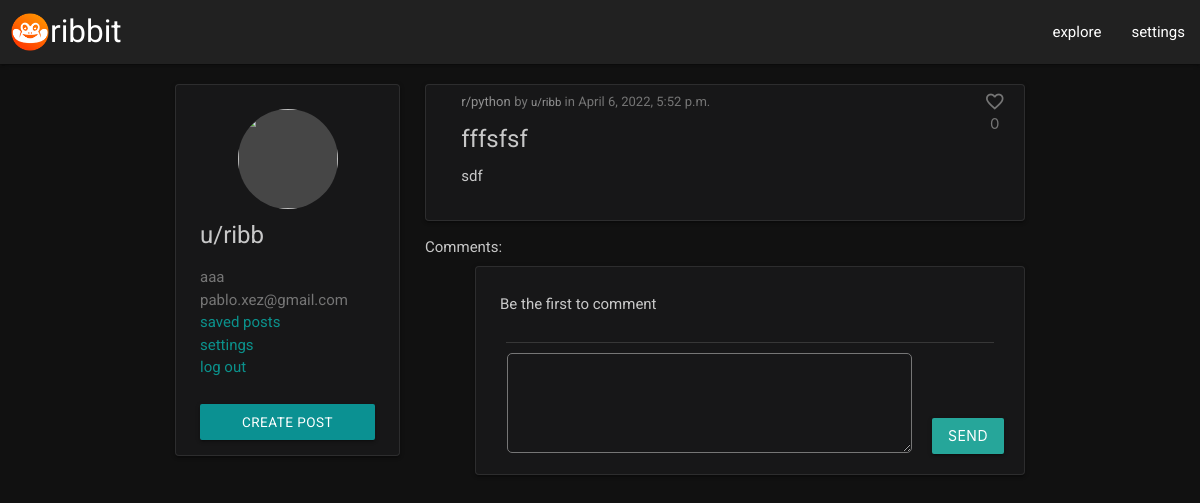
/p/fffsfsf/ (signed in), run on the app's committed database.
### wall/models.py (models this page shows, shortened)
class Profile(models.Model):
    user = models.OneToOneField(User, null=False, on_delete=models.CASCADE)
    name = models.CharField(max_length=12, unique=False)
    dark_mode = models.BooleanField()
    profile_picture = CloudinaryField(
        'profile_pic',
        default='static/images/ribbit-logo.png'
    )
    favorite_categories = models.ManyToManyField(
        Category, related_name='favorite_categories',
        blank=True
    )
    saved_posts = models.ManyToManyField(
        Post,
        related_name='favorite_categories',
        blank=True
    )

class Post(models.Model):
    title = models.CharField(max_length=100, unique=True)
    slug = models.SlugField(max_length=100, unique=True)
    content = models.TextField()
    featured_image = CloudinaryField('image', default='placeholder')
    excerpt = models.TextField(blank=True)
    category = models.ForeignKey(Category, on_delete=models.CASCADE)
    author = models.ForeignKey(
        User, on_delete=models.CASCADE, related_name="posts")
    date_created = models.DateTimeField(auto_now_add=True)
    date_modified = models.DateTimeField(auto_now=True)
    likes = models.ManyToManyField(User, related_name='post_likes', blank=True)
    class Meta:
        ordering = ['-date_created']

class Category(models.Model):
    name = models.CharField(max_length=12, unique=True)
    class Meta:
        verbose_name_plural = "categories"
    def __str__(self):
        return str(self.name)

### wall/views.py (the view, shortened to what this page needs)
# urls.py: path('p/<slug:slug>/', views.PostView.as_view(), name='post_view'),
class PostView(View):
    def get(self, request, slug, *args, **kwargs):
        queryset = Post.objects.all()
        post = get_object_or_404(queryset, slug=slug)
        comments = post.comments.filter(post=post).order_by("date_created")
        liked = False
        if post.likes.filter(id=self.request.user.id).exists():
            liked = True
        return render(
            request,
            'wall/post_view.html',
            {
                'post': post,
                'comments': comments,
                'commented': False,
                'liked': liked,
                'comment_form': CommentForm()
            },
        )

### wall/forms.py
class CommentForm(forms.ModelForm):
    def __init__(self, *args, **kwargs):
        super(CommentForm, self).__init__(*args, **kwargs)
        self.helper = FormHelper()
        self.fields['body'].label = ''
    class Meta:
        model = Comment
        fields = ('body',)

### templates/wall/post_view.html (shortened to what this page needs)
{% extends "wall/base.html" %}
{% block content %}
{% load crispy_forms_tags %}
    <div class="flex-container">
        <div class="side-content">
            {% include "wall/modules/user_module.html" %}
        </div>
        <div class="feed-content">
            <div class="card">
                <div class="card-content white-text padding-vertical-small">
                    <div class="row">
                        <div class="col s11">
                            <div class="category-label">
                                <a href="{% url 'category_view' post.category %}" class="floaty-anchor">r/{{ post.category }}</a>
                                <span class="secondary-text small">by
                                <a href="">u/{{ post.author }}</a> in
                                {{ post.date_created }}</span>
                            </div>
                            <span class="card-title">{{ post.title }}</span>
                            <p>{{ post.content }}</p>
                        </div>
                        <div class="col s1">
                            {% include "wall/modules/like_button.html" %}
                        </div>
                    </div>
                </div>
            </div>
            Comments:
            <div class="card card-comment">
                {% if comments.count > 0 %}
                    {% for comment in comments %}
                        <div class="card-content white-text">
                            <p><a href="#" class="comment-author">u/{{ comment.author }}</a> <span class="secondary-text">{{ comment.date_created }}</span></p>
                            <p class="comment-body">{{ comment.body }}</p>
                        </div>
                        <hr class="comment-separator">
                    {% endfor %}
                {% else %}
                <div class="card-content white-text">
                    <p>Be the first to comment</p>
                </div>
                <hr class="comment-separator">
                {% endif %}
                {% if commented %}
                <div>Comment posted!</div>
                {% else %}
                {% if user.is_authenticated %}
                <div id="comment-field-container">
                    <form method="post" style="">
                        <div class="row">
                            <div class="col s10">
                                {{ comment_form | crispy }}
                            </div>
                        </div>
                        <div class="col s2">
                            <button type="submit" class="btn dark-btn btn-comment">Send</button>
                        </div>
                    </form>
                </div>
                {% endif %}
                {% endif %}
            </div>
        </div>
    </div>
{% endblock %}

### templates/wall/modules/user_module.html
<div id="account-widget" class="card">
    <div class="card-content padding-bottom-small">
        {% if user.is_authenticated %}
        <div id="profile-pic-container">
            <img id="profile-pic" src="{{ request.user.profile.profile_picture.url }}">
        </div>
        <span id="username" class="card-title">u/{{user.username}}</span>
        <ul id="account-widget-list" class="secondary-text">
            <li>{{user.profile.name}}</li>
            <li>{{user.email}}</li>
            <li><a href="{% url 'coming_soon' 'Saved posts' %}">saved posts</a></li>
            <li><a href="{% url 'edit_profile' %}">settings</a></li>
            <li><a href="{% url 'account_logout' %}">log out</a></li>
        </ul>
        <a class="btn btn-accent centered" href="{% url 'new_post' %}">create post</a>
        {% else %}
        <span class="card-title">not logged in</span>
        <ul id="account-widget">
            <li><a href="{% url 'account_login' %}">log in</a></li>
            <li><a href="{% url 'account_signup' %}">register</a></li>
        </ul>
        {% endif %}
    </div>
</div>

### templates/wall/modules/like_button.html (shortened to what this page needs)
<form style="display:inline;" action="{% url 'post_like' post.slug %}" method="POST">
    <button type="submit" class="btn-trans floaty-anchor">
        <i class="small material-icons">
        </i>
        <span class="secondary-text">{{ post.likes.count }}</span>
    </button>
</form>

### static/css/style.css (style rules this page uses)
:root { --border-gray: #ffffff18; --transparent-gray: #1a1a1bcc; --hover-line-color: #ffffff44; --anchor-color: #00fff387; --accent-color-primary: #00fdff87; --accent-color-secondary: #2bbbad; --font-color-darkmode-primary: #dbdbdbe7; --font-color-darkmode-secondary: #757575; }
body { color: var(--font-color-darkmode-primary); font-family: Roboto, sans-serif; }
a { color: var(--anchor-color); }
textarea { resize: vertical; color: var(--font-color-darkmode-secondary); padding:10px; margin: 10px 0px; height: 100px; }
i.small { font-size: 1.4rem; }
.material-icons { color: var(--font-color-darkmode-secondary) }
.centered { margin: 25px auto 0px auto; display: flex; justify-content: center; align-items: center; }
.secondary-text { color: var(--font-color-darkmode-secondary); }
.small { font-size: 0.87em; }
.dark { background-color:#111111; }
.floaty-anchor { position: relative; z-index: 1; }
.category-label a { font-size: 0.87em; color: rgba(255, 255, 255, 0.521); }
.padding-bottom-small { padding-bottom: 15px !important; }
.padding-vertical-small { padding: 5px 10px 10px 24px !important; }
.flex-container { box-sizing: border-box; display: -ms-flexbox; display: flex; -ms-flex-direction: row; -ms-flex-pack: center; justify-content: center; margin: 0 auto; max-width: 1248px; flex-wrap: nowrap; flex-direction: row; }
.side-content { min-width: 250px; padding: 12.5px 5px 0px 20px; z-index:0; }
.feed-content { width: 640px; padding: 12.5px 20px 0px 20px; }
.btn-trans { background-color: transparent; border: none; cursor: pointer; }
.btn-accent { font-size:0.9em; background-color: var(--accent-color-primary) }
.card { border: 1px solid var(--border-gray); background-color: var(--transparent-gray); border-radius: 4px; }
.card p { color: var(--font-color-darkmode-primary); line-height: 1.8em; }
.card-content p { margin: 0; overflow: hidden; padding-right: 10px; }
.card-comment { margin-left:50px; }
.card-comment hr { -webkit-box-sizing: content-box; box-sizing: content-box; height: 0; overflow: visible; border: none; border-top: 1px solid #373737; margin: 0px 30px; }
.card-title { font-weight: 400 !important; color: var(--font-color-darkmode-primary); margin: 10px 0px 0px 0px; }
#comment-field-container { padding: 0px 15px 15px 20px; -webkit-box-sizing: border-box; -moz-box-sizing: border-box; box-sizing: border-box; }
#comment-field-container textarea { color: var(--font-color-darkmode-secondary); border-radius: 5px; }
#comment-field-container * { margin-bottom: 0px; }
.btn-comment { position: absolute; right: 20px; bottom: 20px; }
#profile-pic-container { height:100px; width: 100px; background-color: rgb(70, 70, 70); border-radius: 50%; margin: 0px auto 10px auto; overflow: hidden; }
#profile-pic { height: 100px; width: 100px; }

### data on the page
Post: category "python", author "ribb", date_created "April 6, 2022, 5:52 p.m.", title "fffsfsf", content "sdf", likes.count "0"

### other printed values
{{ user.username }} "ribb"
{{ user.profile.name }} "aaa"
{{ user.email }} "pablo.xez@gmail.com"
